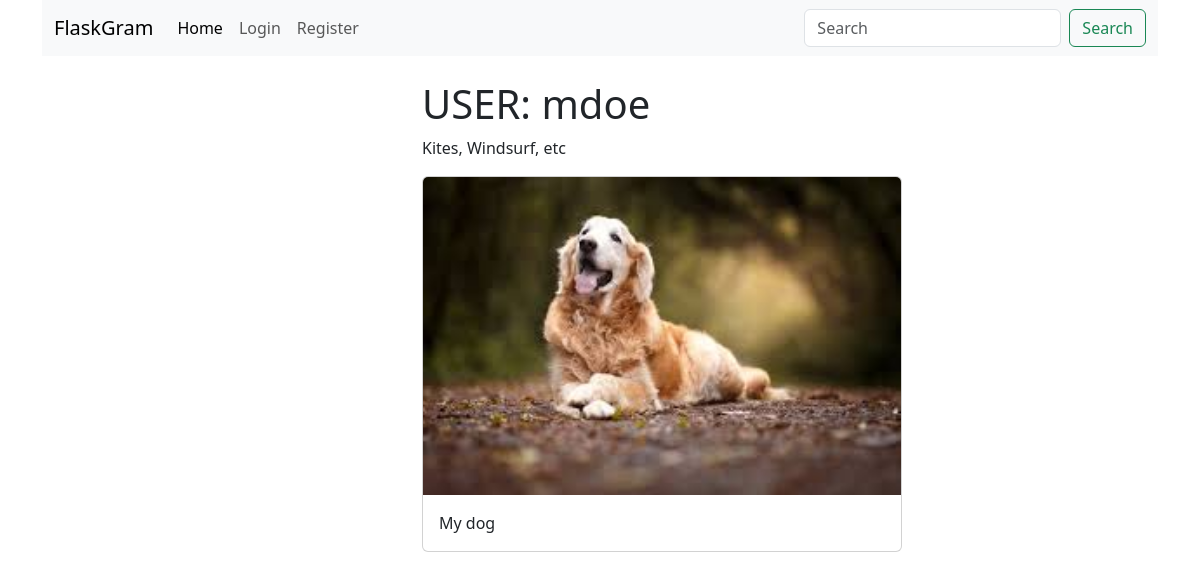
/user/2, run on the app's committed database.
### tables this page shows
CREATE TABLE users (
    id INTEGER PRIMARY KEY AUTOINCREMENT,
    username TEXT UNIQUE NOT NULL,
    password TEXT NOT NULL,
    description TEXT, 
    created_at TIMESTAMP NOT NULL
);

CREATE TABLE posts (
    id INTEGER PRIMARY KEY AUTOINCREMENT,
    content TEXT NOT NULL,
    image TEXT NOT NULL,
    created_at TIMESTAMP NOT NULL, 
    users_id INTEGER NOT NULL,
    FOREIGN KEY (users_id) REFERENCES users (id) 
);

### app.py (the view)
@app.route('/user/<int:uid>')
def user_page(uid):
    db = get_db_connection()
    user = db.execute("SELECT * FROM users WHERE id=?", (uid,)).fetchone()
    if user is None:
        abort(404)
    posts = db.execute("SELECT * FROM posts WHERE users_id=? ORDER BY created_at DESC",
                       (uid,)).fetchall()
    return render_template('user.html', user=user, posts=posts)

### app.py (called while the page is built)
def get_db_connection():
    if 'db' not in g:
        g.db = sqlite3.connect(app.config['DATABASE'])
        g.db.row_factory = sqlite3.Row
    return g.db

@app.before_request
def load_logged_in_user():
    user_id = session.get('user_id')
    if user_id is None:
        g.user = None
    else:
        db = get_db_connection()
        g.user = db.execute("SELECT * FROM users WHERE id=?", (user_id,)).fetchone()

### templates/user.html
{% extends 'base.html' %}
{% block content %}
    <div class="row">
        <div class="col-md-4 mx-auto">
            <h1>USER: {{ user['username'] }}</h1>
            <p>{{ user['description'] }}</p>
            {% for row in posts %}
                <div class="card mb-3" style="width: 30rem;">
                    <img src="/static/uploads/{{ row['image'] }}" class="card-img-top" alt="...">
                <div class="card-body">
                    <p class="card-text">{{ row['content'] }}</p>
                </div>
                </div>
            {% endfor %}
        </div>
    </div>
{% endblock %}

### data on the page
users: username "mdoe", description "Kites, Windsurf, etc"
posts: image (picture), content "My dog"
